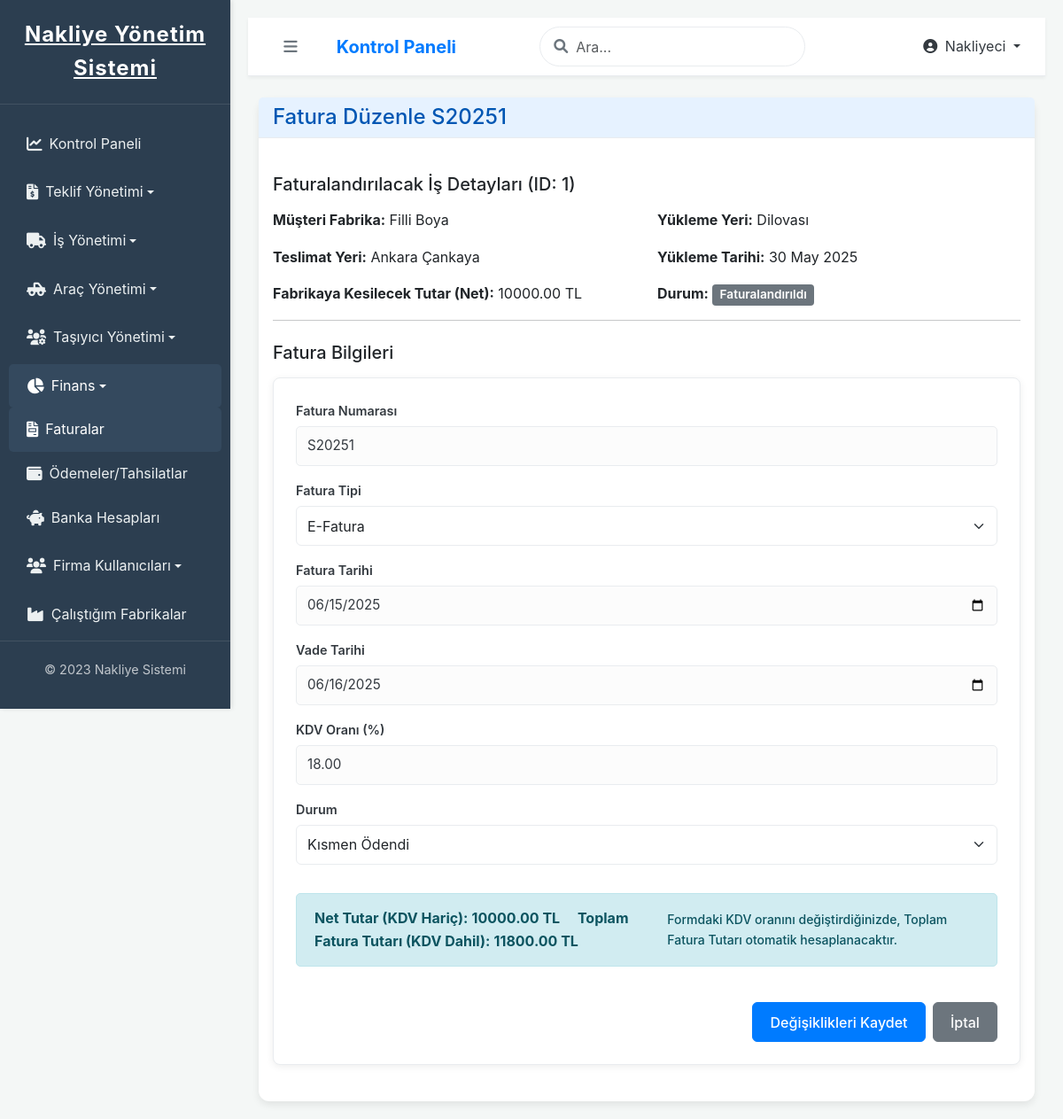
The page /nakliyeci/faturalar/1/guncelle/ (signed in) on the database as committed earlier.
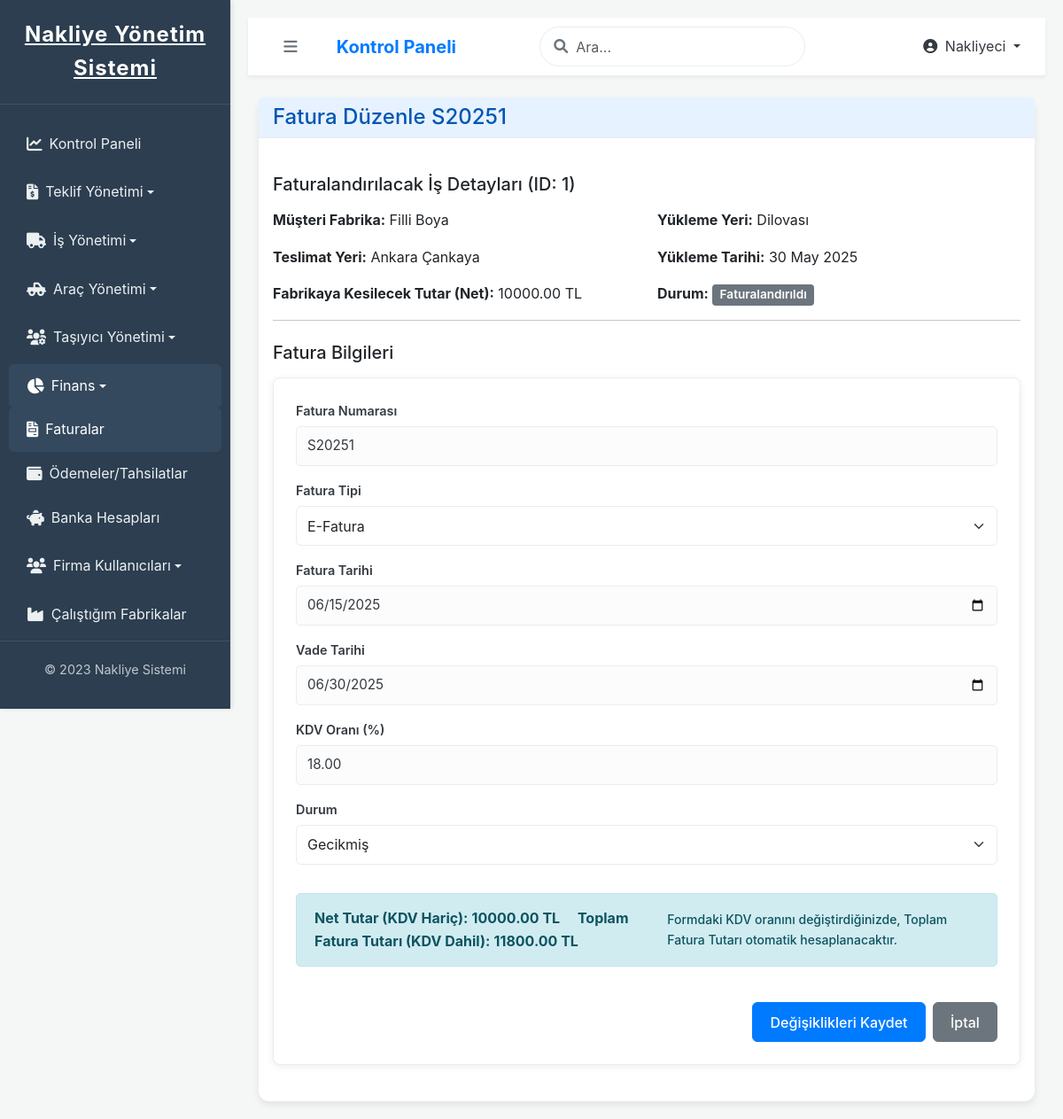
The same page on the database as committed later.
### ana_uygulama/models.py (models this page shows, shortened)
class Invoice(models.Model):
    TYPE_CHOICES = [
        ('E_FATURA', 'E-Fatura'),
        ('E_ARSIV', 'E-Arşiv Faturası'),
    ]
    STATUS_CHOICES = [
        ('DRAFT', 'Taslak'),
        ('SENT', 'Gönderildi'),
        ('PAID', 'Ödendi'),
        ('PARTIALLY_PAID', 'Kısmen Ödendi'),
        ('OVERDUE', 'Gecikmiş'),
        ('VOID', 'İptal Edildi'),
    ]
    billed_to_factory = models.ForeignKey(
        'Company',
        on_delete=models.PROTECT,
        limit_choices_to={'company_type': 'FABRIKA'},
        related_name='invoices_to_factory',
        verbose_name="Faturalanan Fabrika"
    )
    issued_by_shipper = models.ForeignKey(
        'Company',
        on_delete=models.PROTECT,
        limit_choices_to={'company_type': 'NAKLIYECI'},
        related_name='invoices_from_shipper',
        verbose_name="Faturayı Kesen Nakliyeci"
    )
    shipment = models.ForeignKey(
        'Shipment',
        on_delete=models.SET_NULL, # Fatura silinse bile Shipment objesi silinmez, sadece bu ilişki NULL olur.
        null=True, blank=True,
        verbose_name="İlişkili Sevkiyat"
    )
    created_by = models.ForeignKey(
        settings.AUTH_USER_MODEL,
        on_delete=models.SET_NULL,
        null=True, blank=True,
        verbose_name="Oluşturan Kullanıcı"
    )
    invoice_number = models.CharField(max_length=50, unique=True, verbose_name="Fatura Numarası")
    invoice_type = models.CharField(max_length=10, choices=TYPE_CHOICES, verbose_name="Fatura Tipi")
    issue_date = models.DateField(default=timezone.now, verbose_name="Düzenlenme Tarihi")
    due_date = models.DateField(verbose_name="Vade Tarihi")
    amount = models.DecimalField(max_digits=10, decimal_places=2, verbose_name="Net Tutar (KDV Hariç)", default=Decimal('0.00'))
    vat_rate = models.DecimalField(
        max_digits=5,
        decimal_places=2,
        default=Decimal('0.00'),
        verbose_name="KDV Oranı (%)",
        help_text="Faturaya uygulanacak KDV oranı (örneğin %18 için 18.00 girin)"
    )
    total_vat_amount = models.DecimalField(
        max_digits=10, decimal_places=2,
        default=Decimal('0.00'),
        verbose_name="Toplam KDV Tutarı",
        blank=True, null=True
    )
    total_amount = models.DecimalField(
        max_digits=10, decimal_places=2,
        default=Decimal('0.00'),
        verbose_name="Toplam Tutar (KDV Dahil)",
        blank=True, null=True
    )
    status = models.CharField(max_length=20, choices=STATUS_CHOICES, default='DRAFT', verbose_name="Durum")
    created_at = models.DateTimeField(auto_now_add=True, verbose_name="Oluşturulma Tarihi")
    updated_at = models.DateTimeField(auto_now=True, verbose_name="Son Güncelleme Tarihi")
    class Meta:
        verbose_name = "Fatura"
        verbose_name_plural = "Faturalar"
        ordering = ['-issue_date', '-created_at']

### ana_uygulama/views.py (the view)
# urls.py: path('nakliyeci/faturalar/<int:pk>/guncelle/', views.invoice_update_view, name='invoice_update_view'),
@login_required
def invoice_update_view(request, pk):
    invoice = get_object_or_404(Invoice, pk=pk)
    if invoice.issued_by_shipper != request.user.company and not request.user.is_superuser:
        messages.error(request, "Bu faturayı düzenleme izniniz yok.")
        return redirect('ana_uygulama:invoice_list_nakliyeci')
    shipment = invoice.shipment
    net_amount_initial = invoice.amount # Amount alanı artık direkt modelden geliyor
    if request.method == 'POST':
        form = InvoiceForm(request.POST, instance=invoice)
        if form.is_valid():
            invoice = form.save(commit=False)
            invoice.save() # Bu save çağrısı modeldeki save() metodu ile total_amount'ı günceller.
            messages.success(request, f"Fatura {invoice.invoice_number} başarıyla güncellendi.")
        return redirect('ana_uygulama:invoice_detail_nakliyeci_view', pk=invoice.pk)
    else:
        form = InvoiceForm(instance=invoice, initial={'amount': net_amount_initial, 'vat_rate': invoice.vat_rate})
    context = {
        'form': form,
        'invoice': invoice,
        'shipment': shipment,
        'net_amount': net_amount_initial, # This is for display, form handles the actual initial
        'page_title': f'Fatura Düzenle {invoice.invoice_number}'
    }
    return render(request, 'ana_uygulama/nakliyeci/invoice_form.html', context)

### ana_uygulama/templates/ana_uygulama/nakliyeci/invoice_form.html (shortened to what the changed rows need)
{% extends "base.html" %}
{% load static %}
{% load l10n %}
{% block content %}
<div class="card">
    <div class="card-body">
        <form method="post">
            <div class="row">
                <div class="col-md-4">
                    <div class="form-group mb-3">
                        <label for="{{ form.invoice_number.id_for_label }}">{{ form.invoice_number.label }}</label>
                        {{ form.invoice_number }}
                    </div>
                </div>
                <div class="col-md-4">
                    <div class="form-group mb-3">
                        <label for="{{ form.invoice_type.id_for_label }}">{{ form.invoice_type.label }}</label>
                        {{ form.invoice_type }}
                    </div>
                </div>
                <div class="col-md-4">
                    <div class="form-group mb-3">
                        <label for="{{ form.issue_date.id_for_label }}">{{ form.issue_date.label }}</label>
                        {{ form.issue_date }}
                    </div>
                </div>
            </div>
            <div class="row">
                <div class="col-md-4">
                    <div class="form-group mb-3">
                        <label for="{{ form.due_date.id_for_label }}">{{ form.due_date.label }}</label>
                        {{ form.due_date }}
                    </div>
                </div>
                <div class="col-md-4">
                    <div class="form-group mb-3">
                        <label for="{{ form.vat_rate.id_for_label }}">{{ form.vat_rate.label }}</label>
                        {{ form.vat_rate }}
                    </div>
                </div>
                <div class="col-md-4">
                    <div class="form-group mb-3">
                        <label for="{{ form.status.id_for_label }}">{{ form.status.label }}</label>
                        {{ form.status }}
                    </div>
                </div>
            </div>
        </form>
    </div>
</div>
{% endblock %}

Rows that differ between the two databases and show on the page:
changed Invoice "E-Fatura": due_date "06/16/2025" → "06/30/2025"; status "Kısmen Ödendi" → "Gecikmiş"
